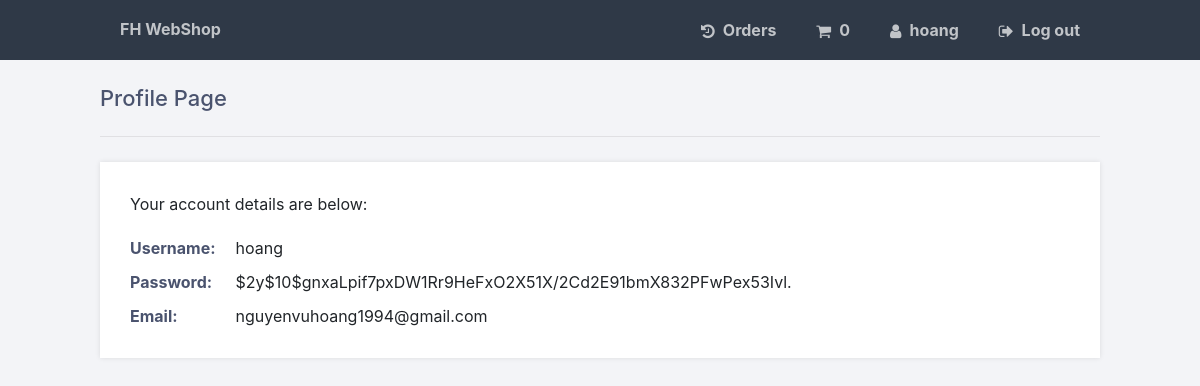
Screenshot of /profile.php (signed in) with the database file from the repository.
### tables this page shows
CREATE TABLE `tbl_users` (
  `id` int(11) NOT NULL,
  `name` varchar(20) NOT NULL,
  `email` varchar(40) NOT NULL,
  `password` varchar(60) NOT NULL
);

### profile.php (the view, shortened to what this page needs)
<?php
    require 'include/incDbh.php';
    $stmt = $connection->prepare('SELECT password, email FROM tbl_users WHERE id = ?');
    $stmt->bind_param('i', $_SESSION['id']);
    $stmt->execute();
    $stmt->bind_result($password, $email);
?>
<!DOCTYPE html>
<html>
	<head>
		<link href="style.css" rel="stylesheet" type="text/css">
		<link rel="stylesheet" href="https://use.fontawesome.com/releases/v5.7.1/css/all.css">
	</head>
	<body class="loggedin">
		<?php
			require "header.php";
		?>
		<div class="content">
			<h2>Profile Page</h2>
			<div>
				<p>Your account details are below:</p>
				<table>
					<tr>
						<td>Username:</td>
						<td><?=$_SESSION['name']?></td>
					</tr>
					<tr>
						<td>Password:</td>
						<td><?=$password?></td>
					</tr>
					<tr>
						<td>Email:</td>
						<td><?=$email?></td>
					</tr>
				</table>
			</div>
		</div>
	</body>
</html>

### style.css (style rules this page uses)
* { box-sizing: border-box; font-family: -apple-system, BlinkMacSystemFont, "segoe ui", roboto, oxygen, ubuntu, cantarell, "fira sans", "droid sans", "helvetica neue", Arial, sans-serif; font-size: 16px; -webkit-font-smoothing: antialiased; -moz-osx-font-smoothing: grayscale; }
body { background-color: #435165; }
body.loggedin { background-color: #f3f4f7; }
.content { width: 1000px; margin: 0 auto; }
.content h2 { margin: 0; padding: 25px 0; font-size: 22px; border-bottom: 1px solid #e0e0e3; color: #4a536e; }
.content > p, .content > div { box-shadow: 0 0 5px 0 rgba(0, 0, 0, 0.1); margin: 25px 0; padding: 25px; background-color: #fff; }
.content > p table td, .content > div table td { padding: 5px; }
.content > p table td:first-child, .content > div table td:first-child { font-weight: bold; color: #4a536e; padding-right: 15px; }
.content > div p { padding: 5px; margin: 0 0 10px 0; }

### rows the page displays
tbl_users: password "$2y$10$gnxaLpif7pxDW1Rr9HeFxO2X51X/2Cd2E91bmX832PFwPex53Ivl.", email "nguyenvuhoang1994@gmail.com"

### other values shown
$count "0"
$_SESSION['name'] "hoang"
